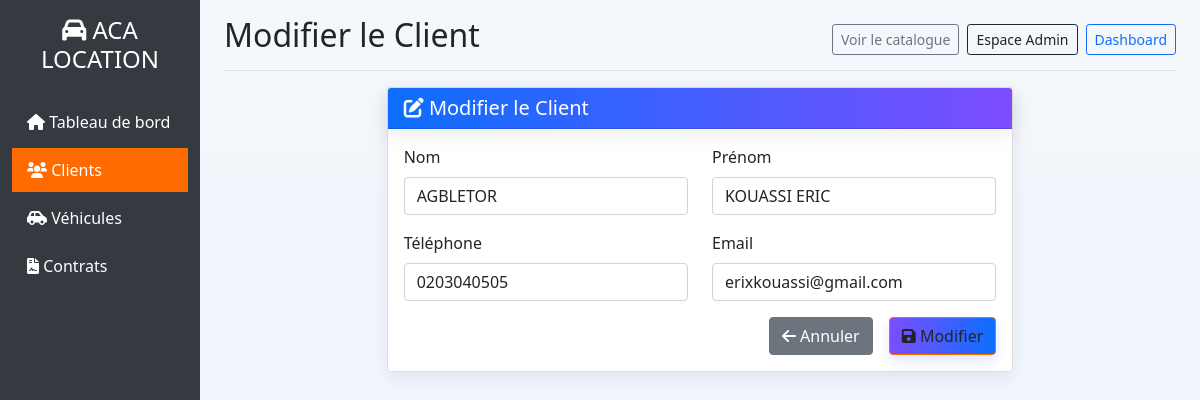
The app's page /client/modifier/2/ (signed in) with its own data.
### gestion/models.py (models this page shows, shortened)
class Client(models.Model):
    nom = models.CharField(max_length=100)
    prenom = models.CharField(max_length=100)
    telephone = models.CharField(max_length=20)
    email = models.EmailField(blank=True, null=True)
    date_creation = models.DateTimeField(auto_now_add=True)
    class Meta:
        verbose_name = "Client"
        verbose_name_plural = "Clients"

### gestion/views.py (the view)
# urls.py: path('client/modifier/<int:id>/', views.modifier_client, name='modifier_client'),
@staff_member_required
def modifier_client(request, id):
    client = get_object_or_404(Client, id=id)
    if request.method == 'POST':
        form = ClientForm(request.POST, instance=client)
        if form.is_valid():
            form.save()
            messages.success(request, 'Client modifié avec succès!')
            return redirect('liste_clients')
    else:
        form = ClientForm(instance=client)
    return render(request, 'gestion/client/modifier.html', {'form': form, 'client': client})

### gestion/forms.py
class ClientForm(forms.ModelForm):
    class Meta:
        model = Client
        fields = ['nom', 'prenom', 'telephone', 'email']
        widgets = {
            'nom': forms.TextInput(attrs={'class': 'form-control'}),
            'prenom': forms.TextInput(attrs={'class': 'form-control'}),
            'telephone': forms.TextInput(attrs={'class': 'form-control'}),
            'email': forms.EmailInput(attrs={'class': 'form-control'}),
        }

### gestion/templates/gestion/client/modifier.html (shortened to what this page needs)
{% extends 'gestion/base.html' %}
{% block page_title %}Modifier le Client{% endblock %}
{% block content %}
<div class="row justify-content-center">
    <div class="col-md-8">
        <div class="card">
            <div class="card-header bg-primary-custom text-white">
                <h5 class="mb-0"><i class="fas fa-edit"></i> Modifier le Client</h5>
            </div>
            <div class="card-body">
                <form method="post">
                    <div class="row">
                        <div class="col-md-6 mb-3">
                            <label for="{{ form.nom.id_for_label }}" class="form-label">Nom</label>
                            {{ form.nom }}
                        </div>
                        <div class="col-md-6 mb-3">
                            <label for="{{ form.prenom.id_for_label }}" class="form-label">Prénom</label>
                            {{ form.prenom }}
                        </div>
                    </div>
                    <div class="row">
                        <div class="col-md-6 mb-3">
                            <label for="{{ form.telephone.id_for_label }}" class="form-label">Téléphone</label>
                            {{ form.telephone }}
                        </div>
                        <div class="col-md-6 mb-3">
                            <label for="{{ form.email.id_for_label }}" class="form-label">Email</label>
                            {{ form.email }}
                        </div>
                    </div>
                    <div class="d-grid gap-2 d-md-flex justify-content-md-end">
                        <a href="{% url 'liste_clients' %}" class="btn btn-secondary me-md-2">
                            <i class="fas fa-arrow-left"></i> Annuler
                        </a>
                        <button type="submit" class="btn btn-primary-custom">
                            <i class="fas fa-save"></i> Modifier
                        </button>
                    </div>
                </form>
            </div>
        </div>
    </div>
</div>
{% endblock %}

### static/css/theme.css (style rules this page uses)
:root { --primary: #0d6efd; --accent: #7c4dff; --muted: #6c757d; --bg: #f4f7fb; --card: #ffffff; --success: #198754; --danger: #dc3545; --radius: 12px; --shadow: 0 6px 18px rgba(16,24,40,0.08); --glass: rgba(255,255,255,0.6); --glass-border: rgba(124,77,255,0.08); }
body { background: linear-gradient(180deg, var(--bg), #eef4ff); color: #162447; font-family: "Inter", system-ui, -apple-system, "Segoe UI", Roboto, "Helvetica Neue", Arial; -webkit-font-smoothing: antialiased; -moz-osx-font-smoothing: grayscale; padding-bottom: 40px; }
.navbar, .card-header { background: linear-gradient(90deg, var(--primary), var(--accent)); color: white !important; border-radius: 8px; box-shadow: var(--shadow); }
.card { border: none; border-radius: var(--radius); background: var(--card); box-shadow: var(--shadow); }
.btn-primary-custom { background: linear-gradient(90deg, var(--accent), var(--primary)); border: none; color: white; padding: .5rem .9rem; border-radius: 10px; box-shadow: 0 6px 12px rgba(12, 64, 255, 0.12); }

### gestion/templates/gestion/base.html (style rules this page uses)
:root { --primary-color: #ff6b00; --primary-dark: #e55a00; --light-bg: #f8f9fa; }
.bg-primary-custom { background-color: var(--primary-color) !important; }
.btn-primary-custom { background-color: var(--primary-color); border-color: var(--primary-color); }

### records on screen
Client: nom "AGBLETOR", prenom "KOUASSI ERIC", telephone "0203040505", email "erixkouassi@gmail.com"
